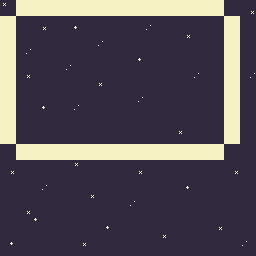

This game map was drawn from its Tiled (.tmx) file and the tilesets committed beside it. A one-line description and the trimmed map source follow:
An orthogonal 32x32 tile map with 8x8 px tiles, 3 tile layers (bg0, bg1, solids), 2 tilesets.

<map version="1.9" tiledversion="1.9.1" orientation="orthogonal" renderorder="right-down" width="32" height="32" tilewidth="8" tileheight="8" infinite="0" nextlayerid="5" nextobjectid="1">
 <editorsettings>
  <export target="../../source/maps/map1.c" format="gba" />
 </editorsettings>
 <tileset firstgid="1" name="tiles" tilewidth="8" tileheight="8" tilecount="64" columns="8">
  <image source="../imgs/tiles.bmp" width="64" height="64" />
 </tileset>
 <tileset firstgid="65" name="col" tilewidth="8" tileheight="8" tilecount="2" columns="2">
  <image source="../imgs/col.bmp" width="16" height="8" />
 </tileset>
 <layer id="1" name="bg0" width="32" height="32">
  <data>[1024 cells, 600 non-empty, 21 distinct tile ids]</data>
 </layer>
 <layer id="4" name="bg1" width="32" height="32">
  <data>[1024 cells, 1024 non-empty, 4 distinct tile ids]</data>
 </layer>
 <layer id="3" name="solids" width="32" height="32">
  <data>[1024 cells, 168 non-empty, 1 distinct tile ids]</data>
 </layer>
</map>